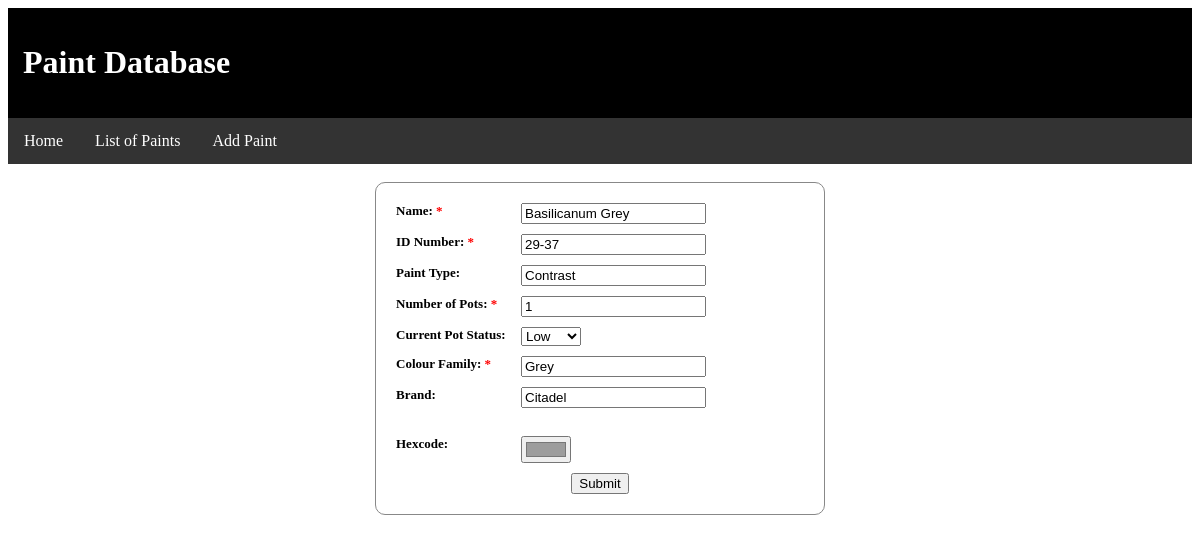
Page /update?paintid=29-37 on the committed database.
### tables this page shows
CREATE TABLE "paints" (
	"paint_id"	TEXT NOT NULL UNIQUE,
	"paint_name"	TEXT NOT NULL UNIQUE,
	"paint_type"	TEXT,
	"pot_amount"	INTEGER,
	"pot_status"	TEXT,
	"paint_colour"	TEXT,
	"hexcode"	TEXT,
	"brand"	TEXT,
	PRIMARY KEY("paint_id")
);

### main.py (the view)
@app.route("/update", methods=["GET"])
def update():
    if request.method == "GET":
        paint_id = request.args.get("paintid")
        database.connect()
        paint = database.getPaint(paint_id)
        database.close()
        return render_template("update.html", paint=paint)

### database.py (called while the page is built)
def connect():
    global conn
    conn = sqlite3.connect(DBFILE)
    conn.row_factory = sqlite3.Row

def close():
    if conn:
        conn.close()

def makePaint(row):
    return Paint(row["paint_id"], row["paint_name"], row["paint_type"], row["pot_amount"],
                 row["pot_status"], row["paint_colour"], row["hexcode"], row["brand"])

def getPaint(paint_id):
    print(paint_id)
    query = '''SELECT * FROM paints WHERE paint_id = ?'''
    with closing(conn.cursor()) as c:
        c.execute(query, (paint_id,))
        result = c.fetchall()
    paint = []
    for row in result:
        paint.append(makePaint(row))
    return paint[0]

### templates/update.html (shortened to what this page needs)
{% extends "layout.html" %}
{% block head %}
    {{ super() }}
{% endblock head %}
{% block header %}
    {{ super() }}
{% endblock header %}
{% block content %}
<br/>
<div class="paint-form">
    <form method="POST" action="{{url_for('update')}}">
        <fieldset>
            <label for="name"><span>Name:
                <span class="required">*</span>
                </span>
                <input type="text" class="input-field" name="name" id="name"
                       value="{{ paint.paint_name }}">
            </label>
            <label for="paintid"><span>ID Number:
                <span class="required">*</span>
                </span>
                <input type="text" class="input-field" name="paintid" id="paintid"
                       value="{{ paint.paint_id }}">
            </label>
            <label for="type"><span>Paint Type:
                </span>
                <input type="text" class="input-field" name="type" id="type"
                       value="{{ paint.paint_type }}">
            </label>
            <label for="amount"><span>Number of Pots:
                <span class="required">*</span>
                </span>
                <input type="number" class="input-field" name="amount" id="amount"
                       value="{{ paint.pot_amount }}">
            </label>
            <label for="status"><span>Current Pot Status:
            </span>
                <select name="status" id="status">
                    <option value="Low" {% if paint.pot_status=='Low' %} selected="selected" {% endif %}>
                        Low
                    </option>
                </select>
            </label>
            <label for="colour"><span>Colour Family:
                <span class="required">*</span>
                </span>
                <input type="text" class="input-field" name="colour" id="colour" value="{{ paint.paint_colour }}">
            </label>
            <label for="brand"><span>Brand:</span>
                <input type="text" class="input-field" name="brand" id="brand" value="{{ paint.brand }}">
            </label>
            <br/>
            <label for="hexcode"><span>Hexcode:</span>
                <input type="color" class="input-field" name="hexcode" id="hexcode" value="{{ paint.hexcode }}">
            </label>
            <div>
                <input type="submit" value="Submit">
            </div>
        </fieldset>
    </form>
</div>
{% endblock %}

### static/styles/style.css (style rules this page uses)
:root { --black: #000; --darker: #111; --dark: #333; --light: #888; --white: #fff; --good: 008000; --caution: ffff00; --danger ff0000; }
.paint-form { margin: auto; max-width: 450px; }
.paint-form label { display: block; margin-bottom: 10px; }
.paint-form label > span { float: left; width: 125px; font-weight: bold; font-size: 13px; text-shadow: 1px 1px 1px var(--white); }
.paint-form fieldset { border-radius: 10px; margin: 0px 0px 10px 0px; border: 1px solid var(--light); padding: 20px; }
.paint-form input[type=submit] { display: block; margin: 0 auto; }
.required { color: red; }

### rows in the picture
paints: name "Basilicanum Grey", paintid "29-37", type "Contrast", amount "1", status "Low", colour "Grey", brand "Citadel", hexcode "#9d9d9d"
